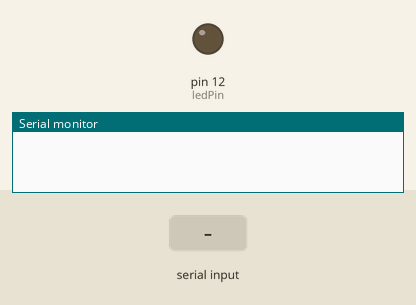
Recording of a sketch running on a simulated Arduino Uno, built with avr-gcc and run on an emulated ATmega328P. On the bench: output pins drawn as LEDs (lit = HIGH), the last lines printed to the serial monitor. The test bench sets the inputs (shaded band).

Above: at 1.2 s.
1.3 s: "1" received over Serial
At 2.4 s:
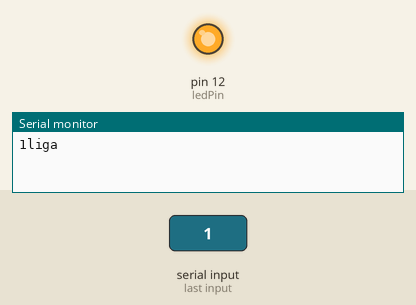
2.8 s: "0" received over Serial
At 3.6 s:
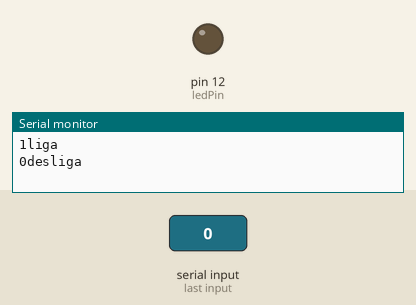
4.3 s: "a" received over Serial
At 4.7 s:
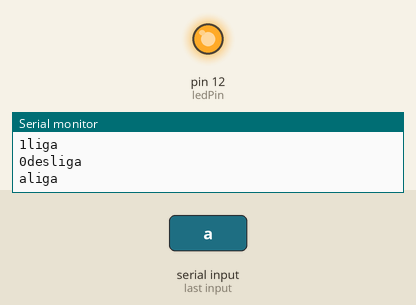
Timing chart, 0 to 7.3 s (numbered marks = the images above; inputs shaded):
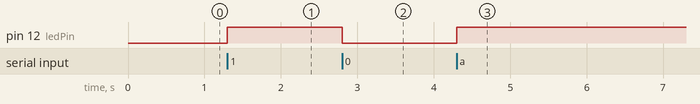

Measured:
- after the input at 1.3 s, pin 12 (ledPin): LOW → HIGH at once
- after the input at 2.8 s, pin 12 (ledPin): HIGH → LOW at once
- after the input at 4.3 s, pin 12 (ledPin): LOW → HIGH at once

The sketch:

serial_comm.ino
```cpp
/*
 *  Creating an script that receive a command from serial port using serial.read
 *
 */

int ledPin = 12;
boolean ledOn = true;
boolean endString = false;
char data;
String dataString;

void setup() {
  // put your setup code here, to run once:s
  Serial.begin(9600);
  pinMode(ledPin, OUTPUT);
}

void loop() {
  // put your main code here, to run repeatedly:

  while(Serial.available() > 0){
    data = Serial.read();
    Serial.write(data);
    switch(data){
      case '1':
        turnLedOn();
        break;
      case '0':
        turnLedOff();
        break;
      case 'a':
        ledToggle();
        break;
      default:
        Serial.write("deu errado");
        break;
    }
  }
}

void turnLedOn(){
  digitalWrite(ledPin, HIGH);
  ledOn = true;
  Serial.println("liga");
}

void turnLedOff(){
  digitalWrite(ledPin, LOW);
  ledOn = false;
  Serial.println("desliga");
}

void ledToggle(){
  if (ledOn){
    ledOn = false;
    turnLedOff();
  }
  else {
    ledOn = true;
    turnLedOn();
  }
}
```
